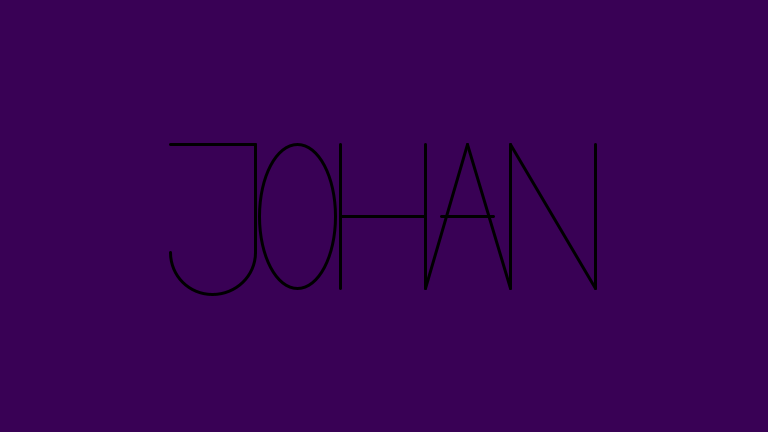
Frame 1 (no input)
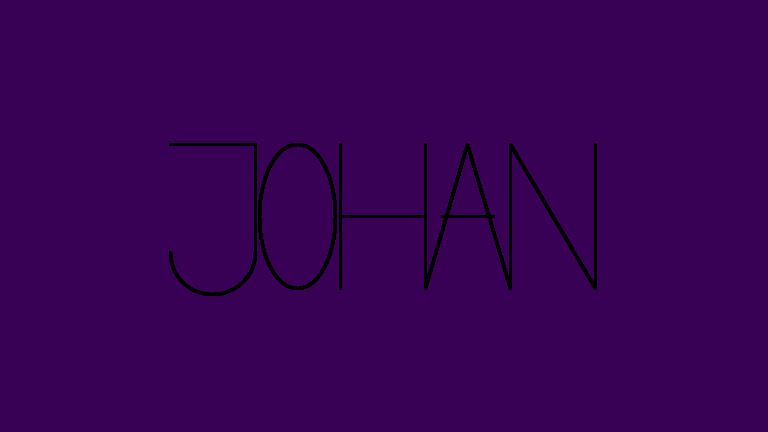
Frame 60 (the mouse pressed at the canvas centre just before this capture)
Frame 120 (the mouse held since frame 60 and released just before this capture): identical to frame 60, image omitted

The Processing sketch that drew these frames (run headless with seeded random() and noise(); from frame 60 on, the mouse is pressed at the canvas centre):

// Processing sketch: Assignment01
// ── Assignment01.pde
String nameToPrint = "johan";
float topOfLetterY, bottomOfLetterY, widthOfLetterX, middleOfScreenOnX;

void setup(){

  size(768,432);
  background(#390155);
  stroke(0);
  strokeWeight(3);
  noFill();

  //To ensure positioning and dimensions of letters is relative to screensize
  topOfLetterY = height/3;
  widthOfLetterX = width/(nameToPrint.length()+4);

}void draw(){ 

//TODO: Look into animating letters, possible to have them drawn when mousepos changes?
//TODO: Look into curving letters as inspired by kalligraphy, means making shapes?

drawLetterJ(widthOfLetterX,topOfLetterY);

drawLetterO(widthOfLetterX,topOfLetterY);

drawLetterH(widthOfLetterX,topOfLetterY);

drawLetterA(widthOfLetterX,topOfLetterY);

drawLetterN(widthOfLetterX,topOfLetterY);
  
}
//Letter J
void drawLetterJ (float widthOfLetterX, float heightOfLetterY)
{
	line(widthOfLetterX*2, heightOfLetterY,widthOfLetterX*3, heightOfLetterY);
	line(widthOfLetterX*3,heightOfLetterY,widthOfLetterX*3,heightOfLetterY*1.75);
	arc(widthOfLetterX*2.5,heightOfLetterY*1.75, widthOfLetterX, widthOfLetterX, 0, PI);
}
//Letter "O"
void drawLetterO(float widthOfLetterX, float heightOfLetterY)
{
	ellipse(widthOfLetterX*3.5, heightOfLetterY*1.5,widthOfLetterX-(widthOfLetterX/10),heightOfLetterY);

}
//Letter H
void drawLetterH (float widthOfLetterX, float heightOfLetterY)
{
	line(widthOfLetterX*4,heightOfLetterY,widthOfLetterX*4,heightOfLetterY*2);
	line(widthOfLetterX*5,heightOfLetterY,widthOfLetterX*5,heightOfLetterY*2);
	line(widthOfLetterX*4,heightOfLetterY*1.5,widthOfLetterX*5,heightOfLetterY*1.5);
}
//Letter "A"
void drawLetterA (float widthOfLetterX, float heightOfLetterY)
{
	line(widthOfLetterX*5,heightOfLetterY*2,widthOfLetterX*5.5,heightOfLetterY);
	line(widthOfLetterX*5.5,heightOfLetterY,widthOfLetterX*6,heightOfLetterY*2);
	line(widthOfLetterX*5.2,heightOfLetterY*1.5,widthOfLetterX*5.8,heightOfLetterY*1.5);
}
//Letter "N"
void drawLetterN(float widthOfLetterX, float  heightOfLetterY)
{
	line(widthOfLetterX*6,heightOfLetterY*2,widthOfLetterX*6,heightOfLetterY);
	line(widthOfLetterX*6,heightOfLetterY,widthOfLetterX*7,heightOfLetterY*2);
	line(widthOfLetterX*7,heightOfLetterY*2,widthOfLetterX*7,heightOfLetterY);
}
